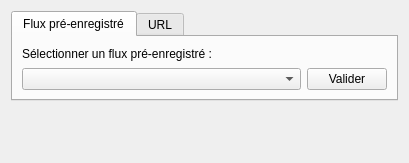
<?xml version="1.0" encoding="UTF-8"?>
<ui version="4.0">
 <class>DataFlowWindow</class>
 <widget class="QDialog" name="DataFlowWindow">
  <property name="geometry">
   <rect>
    <x>0</x>
    <y>0</y>
    <width>409</width>
    <height>163</height>
   </rect>
  </property>
  <property name="sizePolicy">
   <sizepolicy hsizetype="Fixed" vsizetype="Fixed">
    <horstretch>0</horstretch>
    <verstretch>0</verstretch>
   </sizepolicy>
  </property>
  <property name="windowTitle">
   <string>Ajouter un flux</string>
  </property>
  <layout class="QGridLayout" name="gridLayout">
   <item row="1" column="0">
    <spacer name="verticalSpacer">
     <property name="orientation">
      <enum>Qt::Vertical</enum>
     </property>
     <property name="sizeHint" stdset="0">
      <size>
       <width>20</width>
       <height>40</height>
      </size>
     </property>
    </spacer>
   </item>
   <item row="0" column="0" colspan="2">
    <widget class="QTabWidget" name="tabWidget">
     <property name="currentIndex">
      <number>0</number>
     </property>
     <widget class="QWidget" name="tab_dataFlowPreSaved">
      <attribute name="title">
       <string>Flux pré-enregistré</string>
      </attribute>
      <layout class="QGridLayout" name="gridLayout_2">
       <item row="2" column="0">
        <widget class="QComboBox" name="comboBox_dataFlowWindow">
         <property name="focusPolicy">
          <enum>Qt::StrongFocus</enum>
         </property>
         <property name="acceptDrops">
          <bool>true</bool>
         </property>
         <property name="currentText">
          <string/>
         </property>
         <property name="currentIndex">
          <number>-1</number>
         </property>
        </widget>
       </item>
       <item row="0" column="0">
        <widget class="QLabel" name="label_2">
         <property name="maximumSize">
          <size>
           <width>16777215</width>
           <height>30</height>
          </size>
         </property>
         <property name="text">
          <string>Sélectionner un flux pré-enregistré :</string>
         </property>
        </widget>
       </item>
       <item row="2" column="1">
        <widget class="QPushButton" name="btn_validateDataFlowPreSaved">
         <property name="maximumSize">
          <size>
           <width>80</width>
           <height>16777215</height>
          </size>
         </property>
         <property name="focusPolicy">
          <enum>Qt::NoFocus</enum>
         </property>
         <property name="text">
          <string>Valider</string>
         </property>
         <property name="autoDefault">
          <bool>false</bool>
         </property>
        </widget>
       </item>
      </layout>
     </widget>
     <widget class="QWidget" name="tab_dataFlowUrl">
      <property name="focusPolicy">
       <enum>Qt::StrongFocus</enum>
      </property>
      <attribute name="title">
       <string>URL</string>
      </attribute>
      <layout class="QGridLayout" name="gridLayout_3">
       <item row="1" column="2">
        <widget class="QPushButton" name="btn_validateDataFlowUrl">
         <property name="maximumSize">
          <size>
           <width>80</width>
           <height>16777215</height>
          </size>
         </property>
         <property name="focusPolicy">
          <enum>Qt::NoFocus</enum>
         </property>
         <property name="text">
          <string>Valider</string>
         </property>
         <property name="autoDefault">
          <bool>false</bool>
         </property>
        </widget>
       </item>
       <item row="0" column="0" colspan="2">
        <widget class="QLabel" name="label_3">
         <property name="maximumSize">
          <size>
           <width>16777215</width>
           <height>30</height>
          </size>
         </property>
         <property name="text">
          <string>Renseigner l'adresse d'un flux :</string>
         </property>
        </widget>
       </item>
       <item row="1" column="0">
        <widget class="QLabel" name="label">
         <property name="text">
          <string>Url :</string>
         </property>
        </widget>
       </item>
       <item row="1" column="1">
        <widget class="QLineEdit" name="lineEdit_dataFlowWindow">
         <property name="focusPolicy">
          <enum>Qt::ClickFocus</enum>
         </property>
         <property name="acceptDrops">
          <bool>true</bool>
         </property>
         <property name="inputMask">
          <string/>
         </property>
         <property name="frame">
          <bool>true</bool>
         </property>
        </widget>
       </item>
      </layout>
     </widget>
    </widget>
   </item>
  </layout>
 </widget>
 <resources/>
 <connections/>
</ui>
